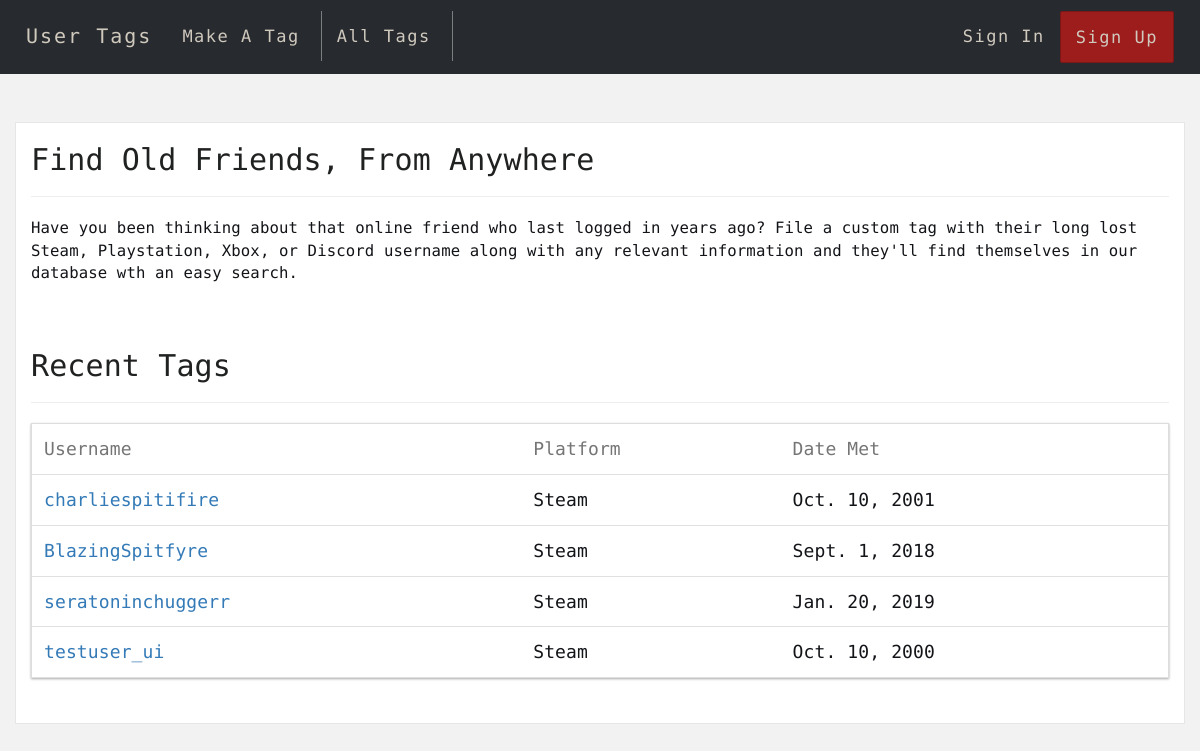
The app's page /, older data.
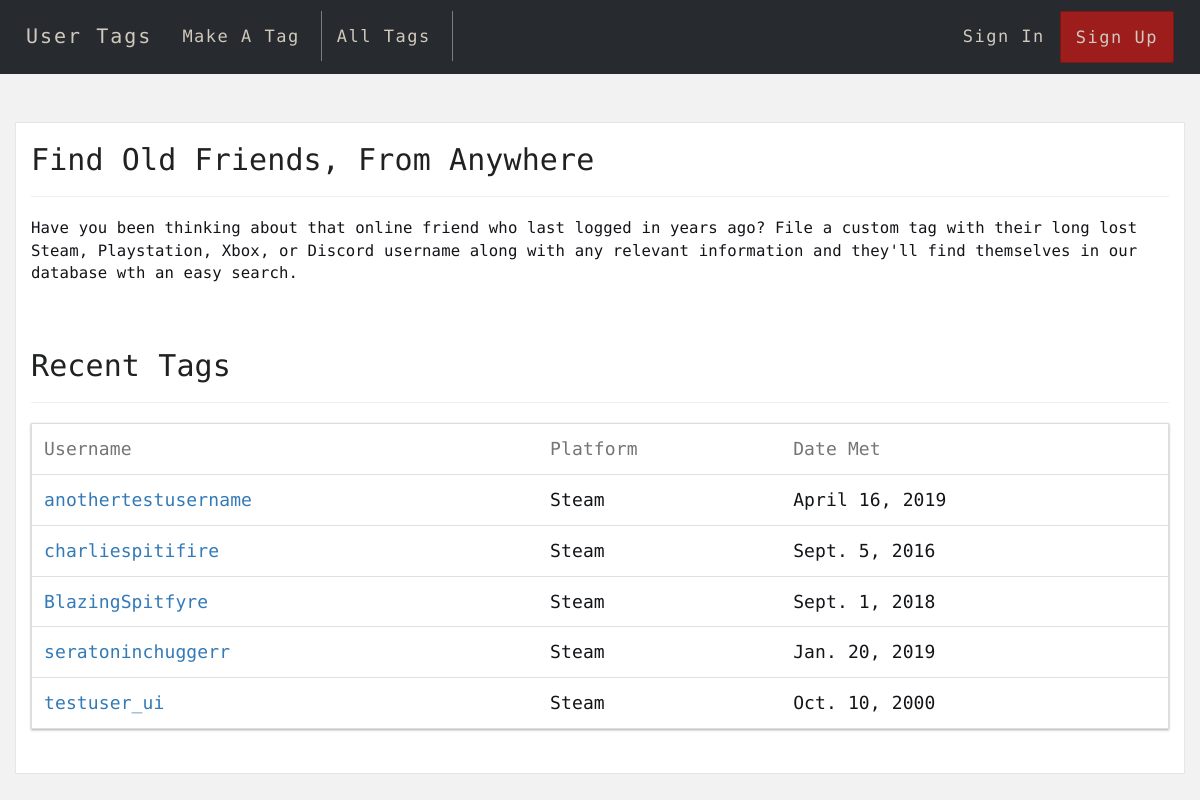
The same page, newer data.
### droptag/models.py (models this page shows, shortened)
class tag(models.Model):
    user = models.ForeignKey(User,
                        default = 1,
                        on_delete = models.CASCADE
                        )
    platform = models.CharField(
        default='STM',
        max_length=32,
        choices=PLATFORM_CHOICES)
    username = models.CharField(max_length=50)
    id_link = models.CharField(max_length=200, blank=True)
    time_met = models.DateField()
    note = models.TextField(blank=True)
    date_filled = models.DateTimeField(auto_now_add=True)

### droptag/views.py (the view)
# urls.py: 2. Add a URL to urlpatterns:  path('', Home.as_view(), name='home')
class Home(ListView):
    model = tag
    template_name = 'index.html'
    queryset = tag.objects.order_by('-date_filled')[0:5]

### droptag/templates/index.html (shortened to what this page needs)
{% extends 'base.html' %} {% block content %} {% load static %}
<head>
  <link
    rel="stylesheet"
    href="https://maxcdn.bootstrapcdn.com/bootstrap/3.3.7/css/bootstrap.min.css"
  />
  <link rel="stylesheet" href="{% static 'style.css' %}" />
</head>
<h2>Find Old Friends, From Anywhere</h2>
<hr/>
Have you been thinking about that online friend who last logged in years ago?
File a custom tag with their long lost Steam, Playstation, Xbox, or Discord username along with any
relevant information and they'll find themselves in our database wth an easy search.
<br/><br/>
<br/>
<h2>Recent Tags</h2>
<hr/>
<div class="table-responsive-vertical shadow-z-1">
  <table id="table" class="table">
    <thead>
      <tr>
        <th>Username</th>
        <th>Platform</th>
        <th>Date Met</th>
      </tr>
    </thead>
    <tbody>
      {% for tag in object_list %}
      <tr>
        <td data-title="Username">
          <a href="{% url 'tag_display' tag.pk %}">{{ tag.username }}</a>
        </td>
        <td data-title="Platform">
          {{ tag.get_platform_display }}
        </td>
        <td data-title="Link">{{ tag.time_met }}</td>
      </tr>
      {% endfor %}
    </tbody>
  </table>
</div>
<br />
{% endblock %}

### droptag/templates/base.html (shortened to what this page needs)
{% load static %}
<!DOCTYPE html>
<html lang="en">
  <head>
    <link rel="stylesheet" href="https://maxcdn.bootstrapcdn.com/bootstrap/3.3.7/css/bootstrap.min.css">
    <link rel="stylesheet" href="{% static 'style.css' %}">
  </head>
  </head>
  <body>
    <nav id="scanfcode" class="navbar">
      <div class="container-fluid">
        <div class="navbar-header">
          <a id="logo" class="navbar-brand" href="{% url 'homepage' %}">User Tags</a>
        </div>
        <div class="collapse navbar-collapse" id="myNavbar">
          <ul id="link" class="nav navbar-nav navbar-left">
            <li class="dropdown" id="first-link"><a class="nav-link" href="{% url 'create_tag' %}">Make A Tag</a></li>
            <li class="dropdown" id="first-link"><a class="nav-link" href="{% url 'alltags' %}">All Tags</a>
          </ul>
          <ul id="link" class="nav navbar-nav navbar-right">
            {% if user.is_authenticated %}
             <li class="dropdown" id="first-link">
              <a class="dropdown-toggle" data-toggle="dropdown" href="#">Account <span class="caret"></span></a>
              <ul class="dropdown-menu">
                <li><a href="{% url 'edit_profile' %}" style='font-size: 12px;'>Edit Profile</a></li>
                <li><a href="{% url 'logout' %}" style='font-size: 12px;'>Logout</a></li>
              </ul>
            </li>
            {% else %}
            <li><a href="{% url 'login' %}">Sign In</a></li>
            <li id="button-link"><a href="{% url 'register' %}">Sign Up</a></li>
            {% endif %}
          </ul>
        </div>
      </div>
    </nav>
    <br />
    <div class="container" id="content">{% block content %} {% endblock %}</div>
    <br/>
  </body>
</html>

### droptag/static/style.css (style rules this page uses)
*, *:after, *:before { -webkit-box-sizing: border-box; -moz-box-sizing: border-box; box-sizing: border-box; }
html, body { position: relative; min-height: 100%; height: 100%; }
html { position: relative; overflow-x: hidden; padding: 0; min-height: 100%; font-size: 70%; }
body { padding-top: 100px; font-family: 'Encode Sans', 'Roboto', 'Helvetica Neue, Helvetica, Arial', sans-serif; font-style: normal; font-weight: 300; font-size: 1.4rem; line-height: 2rem; letter-spacing: 0.01rem; color: #121418; background: #F2F2F2; -webkit-font-smoothing: antialiased; -moz-osx-font-smoothing: grayscale; text-rendering: optimizeLegibility; }
#content { background: #ffffff; border: 1px solid #e6e6e6; }
h2 { color: #202121; }
.nav li a { padding: 15px 5px !important; }
#scanfcode { border-radius: 0px; background: #272A2E; padding: 10px; font-size: 17px; position: fixed; top: 0; width: 100%; }
#logo { font-size: 20px; font-weight: bolder; color: #d0c9be; letter-spacing: 2px; }
#link a { color: #d0c9be; margin: 0 10px; letter-spacing: 1.5px; font-size: 17px; }
#first-link { padding-right: 6px; border-right: solid 1px rgba(204, 204, 204, 0.514); }
#button-link, #toogle-button { color: #faf9f9; border-style: solid; border-width: 1px; border-color: rgba(0, 0, 0, 0.2); border-radius: 2px; background-color: #a11d1df8; line-height: 17px; }
#button-link a { color: #d0c9be; }
.shadow-z-1 { -webkit-box-shadow: 0 1px 3px 0 rgba(0, 0, 0, 0.12), 0 1px 2px 0 rgba(0, 0, 0, 0.24); -moz-box-shadow: 0 1px 3px 0 rgba(0, 0, 0, 0.12), 0 1px 2px 0 rgba(0, 0, 0, 0.24); box-shadow: 0 1px 3px 0 rgba(0, 0, 0, 0.12), 0 1px 2px 0 rgba(0, 0, 0, 0.24); }
.table { width: 100%; max-width: 100%; margin-bottom: 2rem; }
.table > thead > tr, .table > tbody > tr, .table > tfoot > tr { -webkit-transition: all 0.3s ease; -o-transition: all 0.3s ease; transition: all 0.3s ease; border-bottom: 1px solid rgba(0, 0, 0, 0.12) !important; }
.table > thead > tr > th, .table > tbody > tr > th, .table > tfoot > tr > th, .table > thead > tr > td, .table > tbody > tr > td, .table > tfoot > tr > td { text-align: left; padding: 1.6rem; vertical-align: top; border-top: 0; -webkit-transition: all 0.3s ease; -o-transition: all 0.3s ease; transition: all 0.3s ease; }
.table > thead > tr > th { font-weight: 400; color: #757575; vertical-align: bottom; border-bottom: 1px solid rgba(0, 0, 0, 0.12); }
.table > caption + thead > tr:first-child > th, .table > colgroup + thead > tr:first-child > th, .table > thead:first-child > tr:first-child > th, .table > caption + thead > tr:first-child > td, .table > colgroup + thead > tr:first-child > td, .table > thead:first-child > tr:first-child > td { border-top: 0; }
#table { border-collapse: collapse; width: 100%; border: 1px solid #ddd; font-size: 18px; }
#table th, #table td { text-align: left; padding: 12px; }
#table tr { border-bottom: 1px solid #ddd; }
.navbar { position: relative; min-height: 73px; }
nav ul a { font-size: 1.1rem; }

Row changes from the older to the newer data that the page shows:
added tag: username "anothertestusername", platform "Steam", time_met "April 16, 2019"
changed tag "charliespitifire": time_met "Oct. 10, 2001" → "Sept. 5, 2016"
